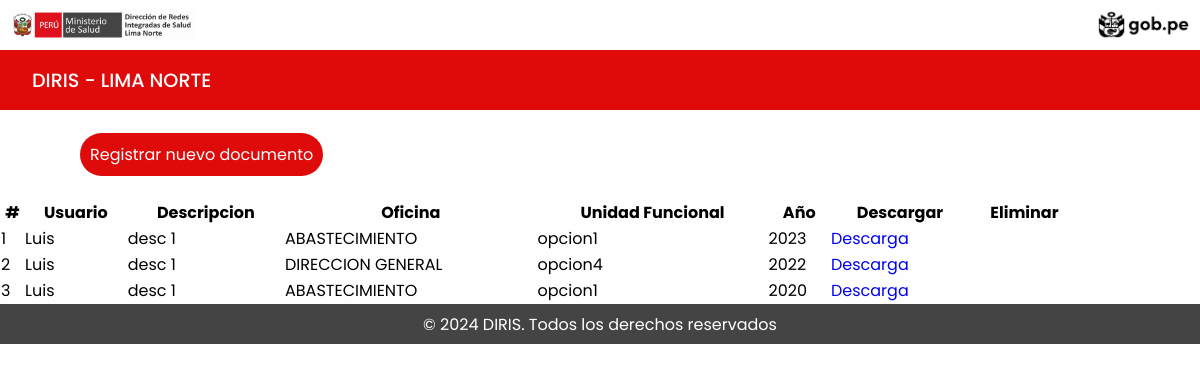
/mostrar.php, run on the app's committed database.
### tables this page shows
CREATE TABLE `documento` (
  `id_documento` int(11) NOT NULL,
  `nombre` varchar(100) NOT NULL,
  `descripcion` varchar(100) NOT NULL,
  `oficina` varchar(25) NOT NULL,
  `unidad` varchar(25) NOT NULL,
  `anio` int(4) NOT NULL,
  `documento` varchar(250) NOT NULL
);

### mostrar.php (the view, shortened to what this page needs)
<!DOCTYPE html>
<html lang="en">
<head>
    <link rel="stylesheet" href="assets/css/style2.css">
    <link href="https://cdn.datatables.net/v/dt/jq-3.7.0/dt-2.0.6/datatables.min.css" rel="stylesheet">
</head>
<body>
<header class="header">
        <div class="logo">
            <img src="assets/img/DIRIS-Lima-Norte-300x49.png" alt="logo">
            <img src="assets/img/images.png" alt="logo">
        </div>
        <div class="navegacion">
            <div class="nombre">
                <a href="principal.php">Diris - Lima Norte</a>
            </div>
        </div>
    </header>
    <section class="register_docs">
     <a href="docscaneados.php">Registrar nuevo documento</a>
     </section>
    <table class="table table-bordered cell-border compact row-border " id="dataTable" width="90%" cellspacing="1">
        <thead>
            <tr>
                <th>#</th>
                <th>Usuario</th>
                <th>Descripcion</th>
                <th>Oficina</th>
                <th>Unidad Funcional</th>
                <th>Año</th>
                <th>Descargar</th>
                <th>Eliminar</th>
            </tr>
        </thead>
        <tbody>
            <?php
            require_once "model/conexion.php";
            $consulta = mysqli_query($con, "SELECT * FROM documento");
            while ($fila = mysqli_fetch_assoc($consulta)) :
            ?>
                <tr>
                    <td><?php echo $fila['id_documento']; ?></td>
                    <td><?php echo $fila['nombre']; ?></td>
                    <td><?php echo $fila['descripcion']; ?></td>
                    <td><?php echo $fila['oficina']; ?></td>
                    <td><?php echo $fila['unidad']; ?></td>
                    <td><?php echo $fila['anio']; ?></td>
                    <td>
                        <a href="#" class="btn btn-primary">
                            Descarga
                        </a>
                    </td>
                <?php endwhile; ?>
                </tr>
        </tbody>
    </table>
    <footer class="footer">
        <div class="copyright">
            <p>&copy; 2024 DIRIS. Todos los derechos reservados</p>
        </div>
    </footer>
</body>
</html>

### assets/css/style2.css (style rules this page uses)
:root { --first-color: #df0b0b; --second-color: #444444; --third-color: #b00000; --text-color: #000000; --hover-color: #b00000; --body-bg-color: #fefefe; --card-bg-color: #fff; --modal-bg-color: #fff; --bg-transparent-color: rgba(0, 0, 0, 0.1); --transparent-color: rgba(255, 0, 0, 0.1); --line-color: #b00000; --color-filter: invert(1); --box-shadow: 0px 0px 20px rgb(0 0 0 / 10%); --small-font-size: 0.8em; --normal-font-size: 1em; --large-font-size: 1.2em; --scroll-bar-color: #dfc5c5; --scroll-thumb-color: #8a7070; --scroll-thumb-hover-color: #6b4545; }
* { margin: 0; padding: 0; box-sizing: border-box; font-family: 'Poppins', sans-serif; }
html { scroll-behavior: smooth; }
body { width: 100%; color: var(--text-color); background: var(--body-bg-color); margin: 0; padding: 0; }
a { text-decoration: none; }
section { padding: 2rem 5rem; }
.header .logo { width: 100%; height: 50px; padding: 10px; background: var(--card-bg-color); display: flex; justify-content: space-between; }
.header .logo img { height: 100%; object-fit: cover; }
.navegacion { width: 100%; height: 60px; padding-inline: 2rem; display: flex; justify-content: space-between; align-items: center; background: var(--first-color); }
.nombre a { font-weight: 500; font-size: var(--large-font-size); text-transform: uppercase; color: #fff; }
.footer { width: 100%; background: var(--second-color); }
.footer .copyright { width: 100%; height: 40px; display: flex; justify-content: center; align-items: center; color: var(--text-color); filter: var(--color-filter); }
.register_docs a { background: var(--first-color); color: var(--modal-bg-color); padding: 10px; border-radius: 25px; }

### data on the page
documento: id_documento "1", nombre "Luis", descripcion "desc 1", oficina "ABASTECIMIENTO", unidad "opcion1", anio "2023"
documento: id_documento "2", nombre "Luis", descripcion "desc 1", oficina "DIRECCION GENERAL", unidad "opcion4", anio "2022"
documento: id_documento "3", nombre "Luis", descripcion "desc 1", oficina "ABASTECIMIENTO", unidad "opcion1", anio "2020"
